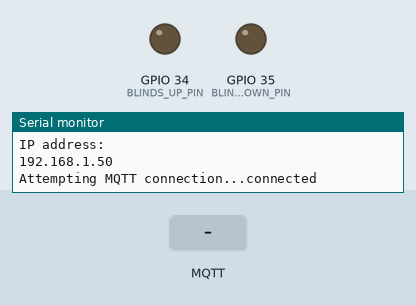
Recording of a sketch running on a simulated ESP32. Parts: output pins drawn as LEDs (lit = HIGH), the last lines printed to the serial monitor. Inputs (shaded band) come from the test bench. WiFi joins after 1.5 s; servers stay silent unless stated; no MQTT or app messages arrive unless stated.

Above: at 3.2 s.
3.3 s: MQTT message "up" arrives on the first subscribed topic
At 4.2 s:
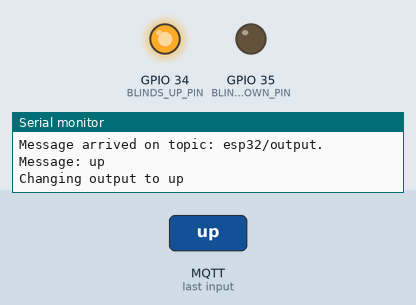
Timing chart, 0 to 6.3 s (numbered marks = the images above; inputs shaded):
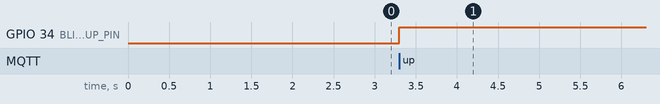

Measured:
- after the input at 3.3 s, GPIO 34 (BLINDS_UP_PIN): LOW → HIGH at once

The sketch:

blinds.ino
```cpp
/**********************************/
/*        ISEP MESCC CSLAB        */
/*             Blinds             */
/*  Group 4                       */
/*    -> Carlos Rijo - 1101626    */
/*    -> João Fernandes - 1221973 */
/*                                */
/**********************************/

// Import Libraries
#include <WiFi.h>
#include <PubSubClient.h>
#include <string.h>
#include <Adafruit_Sensor.h>


// Define Pins
#define BLINDS_UP_PIN 34
#define BLINDS_DOWN_PIN 35
#define BLINDS_POS_0 32
#define BLINDS_POS_25 33
#define BLINDS_POS_50 25
#define BLINDS_POS_75 26
#define BLINDS_POS_100 27

// Define Network Settings
const char *ssid = "group4";
const char *password = "1122334455";
WiFiClient blindsClient;
const char *host = "192.168.125.49";
PubSubClient client(blindsClient);

// Define variables
String deviceAddr = "";
char messageToSend[100];
long timestamp = 0;
int msg_rate = 2000;  // in milliseconds
unsigned long time_now = 0;
String officeID = "office1";
String actuatorType = "blinds";

void setup() {
  Serial.begin(115200);  // BaudRate

  WiFi.begin(ssid, password);              // Begin Wifi service
  while (WiFi.status() != WL_CONNECTED) {  // Check if the device is connected to Network
    delay(2000);
    Serial.println("Connecting to WiFi");
  }
  Serial.print("WiFi connected to ");
  Serial.println(ssid);
  Serial.println("IP address: ");
  Serial.println(WiFi.localIP());
  client.setServer(host, 1883);
  client.setCallback(callback);

  deviceAddr = WiFi.macAddress();  // Get Device MAC Address

  pinMode(BLINDS_UP_PIN, OUTPUT);
  pinMode(BLINDS_DOWN_PIN, OUTPUT);
  pinMode(BLINDS_POS_0, INPUT);
  pinMode(BLINDS_POS_25, INPUT);
  pinMode(BLINDS_POS_50, INPUT);
  pinMode(BLINDS_POS_75, INPUT);
  pinMode(BLINDS_POS_100, INPUT);
}
int getBlindsPosition() {
  int position;
  int blindsPosition0;
  int blindsPosition25;
  int blindsPosition50;
  int blindsPosition75;
  int blindsPosition100;

  blindsPosition0 = digitalRead(BLINDS_POS_0);
  blindsPosition25 = digitalRead(BLINDS_POS_25);
  blindsPosition50 = digitalRead(BLINDS_POS_50);
  blindsPosition75 = digitalRead(BLINDS_POS_75);
  blindsPosition100 = digitalRead(BLINDS_POS_100);

  if (blindsPosition0 == HIGH && blindsPosition25 == LOW && blindsPosition50 == LOW && blindsPosition75 == LOW && blindsPosition100 == LOW) {
    position = 0;
  } else if (blindsPosition0 == LOW && blindsPosition25 == HIGH && blindsPosition50 == LOW && blindsPosition75 == LOW && blindsPosition100 == LOW) {
    position = 25;
  } else if (blindsPosition0 == LOW && blindsPosition25 == LOW && blindsPosition50 == HIGH && blindsPosition75 == LOW && blindsPosition100 == LOW) {
    position = 50;
  } else if (blindsPosition0 == LOW && blindsPosition25 == LOW && blindsPosition50 == LOW && blindsPosition75 == HIGH && blindsPosition100 == LOW) {
    position = 75;
  } else if (blindsPosition0 == LOW && blindsPosition25 == LOW && blindsPosition50 == LOW && blindsPosition75 == LOW && blindsPosition100 == HIGH) {
    position = 100;
  } else if (blindsPosition0 == HIGH && (blindsPosition25 == HIGH || blindsPosition50 == HIGH || blindsPosition75 == HIGH || blindsPosition100 == HIGH)) {
    position = -99;
  }

  return position;
}
void callback(char *topic, byte *message, unsigned int length) {
  int blindsPosition = 0;
  int targetPosition;

  Serial.print("Message arrived on topic: ");
  Serial.print(topic);
  Serial.print(". Message: ");
  String messageBlinds;

  for (int i = 0; i < length; i++) {
    Serial.print((char)message[i]);
    messageBlinds += (char)message[i];
  }
  Serial.println();

  if (String(topic) == "esp32/output") {
    Serial.print("Changing output to ");
    if (messageBlinds == "up") {
      Serial.println("up");
      digitalWrite(BLINDS_DOWN_PIN, LOW);

      if (targetPosition = 100) {
        targetPosition = 100;
      } else {
        targetPosition = targetPosition + 25;
      }

      //blindsPosition = getBlindsPosition;
      while (blindsPosition != targetPosition) {
        //blindsPosition = getBlindsPosition;
        digitalWrite(BLINDS_UP_PIN, HIGH);
        // TODO: Turn actuator UP In Assembly
      }
      Serial.println("blind in position");
      digitalWrite(BLINDS_UP_PIN, LOW);
      // TODO: Turn actuator OFF In Assembly

    } else if (messageBlinds == "down") {
      Serial.println("down");
      digitalWrite(BLINDS_UP_PIN, LOW);
      if (targetPosition = 0) {
        targetPosition = 0;
      } else {
        targetPosition = targetPosition - 25;
      }

      //blindsPosition = getBlindsPosition;
      while (blindsPosition != targetPosition) {
        //blindsPosition = getBlindsPosition;
        digitalWrite(BLINDS_DOWN_PIN, HIGH);
        // TODO: Turn actuator DOWN In Assembly
      }
      Serial.println("blind in position");
      digitalWrite(BLINDS_DOWN_PIN, LOW);
      // TODO: Turn actuator OFF In Assembly
    }
  }
}

void reconnect() {
  // Loop until we're reconnected
  while (!client.connected()) {
    Serial.print("Attempting MQTT connection...");
    // Attempt to connect
    if (client.connect("blinds")) {
      Serial.println("connected");
      // Subscribe
      client.subscribe("esp32/output");
    } else {
      Serial.print("failed, rc=");
      Serial.print(client.state());
      Serial.println(" try again in 5 seconds");
      // Wait 5 seconds before retrying
      delay(5000);
    }
  }
}

void loop() {
  if (!client.connected()) {
    reconnect();
  }
  client.loop();

  // int errorCode = 0;
  // char tempString[8];

  // sprintf(messageToSend, "%s/%s/%d", officeID, actuatorType, errorCode);
  // Serial.println(messageToSend);
  // dtostrf(temperatureAverage, 1, 2, tempString);
  // client.publish("esp32/temperature", tempString);
  // client.publish(messageToSend);
}
```
